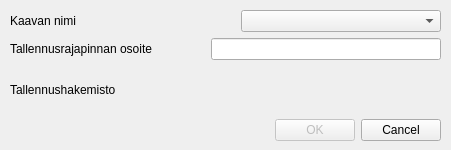
<?xml version="1.0" encoding="UTF-8"?>
<ui version="4.0">
 <class>Dialog</class>
 <widget class="QDialog" name="Dialog">
  <property name="geometry">
   <rect>
    <x>0</x>
    <y>0</y>
    <width>451</width>
    <height>150</height>
   </rect>
  </property>
  <property name="windowTitle">
   <string>Valitse vietävä kaava</string>
  </property>
  <widget class="QWidget" name="layoutWidget">
   <property name="geometry">
    <rect>
     <x>10</x>
     <y>10</y>
     <width>431</width>
     <height>131</height>
    </rect>
   </property>
   <layout class="QVBoxLayout" name="verticalLayout">
    <item>
     <layout class="QHBoxLayout" name="horizontalLayout_2">
      <item>
       <widget class="QLabel" name="label_2">
        <property name="text">
         <string>Kaavan nimi</string>
        </property>
       </widget>
      </item>
      <item>
       <widget class="QComboBox" name="spatialPlanNameComboBox">
        <property name="enabled">
         <bool>true</bool>
        </property>
        <property name="sizePolicy">
         <sizepolicy hsizetype="Preferred" vsizetype="Fixed">
          <horstretch>1</horstretch>
          <verstretch>0</verstretch>
         </sizepolicy>
        </property>
        <property name="maximumSize">
         <size>
          <width>200</width>
          <height>16777215</height>
         </size>
        </property>
       </widget>
      </item>
     </layout>
    </item>
    <item>
     <layout class="QHBoxLayout" name="horizontalLayout">
      <item>
       <widget class="QLabel" name="label">
        <property name="text">
         <string>Tallennusrajapinnan osoite</string>
        </property>
       </widget>
      </item>
      <item>
       <widget class="QLineEdit" name="apiUrlLineEdit">
        <property name="maximumSize">
         <size>
          <width>230</width>
          <height>16777215</height>
         </size>
        </property>
       </widget>
      </item>
     </layout>
    </item>
    <item>
     <layout class="QHBoxLayout" name="horizontalLayout">
      <item>
       <widget class="QLabel" name="label">
        <property name="text">
         <string>Tallennushakemisto</string>
        </property>
       </widget>
      </item>
      <item>
       <widget class="QgsFileWidget" name="exportFileWidget">
        <property name="maximumSize">
         <size>
          <width>230</width>
          <height>16777215</height>
         </size>
        </property>
       </widget>
      </item>
     </layout>
    </item>
    <item>
     <layout class="QHBoxLayout" name="horizontalLayout">
      <item>
       <spacer name="horizontalSpacer">
        <property name="orientation">
         <enum>Qt::Horizontal</enum>
        </property>
        <property name="sizeHint" stdset="0">
         <size>
          <width>40</width>
          <height>20</height>
         </size>
        </property>
       </spacer>
      </item>
      <item>
       <widget class="QPushButton" name="acceptPushButton">
        <property name="enabled">
         <bool>false</bool>
        </property>
        <property name="text">
         <string>OK</string>
        </property>
       </widget>
      </item>
      <item>
       <widget class="QPushButton" name="rejectPushButton">
        <property name="text">
         <string>Cancel</string>
        </property>
       </widget>
      </item>
     </layout>
    </item>
   </layout>
  </widget>
 </widget>
 <customwidgets>
  <customwidget>
   <class>QgsFileWidget</class>
   <extends>QWidget</extends>
   <header>qgsfilewidget.h</header>
  </customwidget>
 </customwidgets>
 <resources/>
 <connections>
  <connection>
   <sender>rejectPushButton</sender>
   <signal>clicked()</signal>
   <receiver>Dialog</receiver>
   <slot>reject()</slot>
   <hints>
    <hint type="sourcelabel">
     <x>569</x>
     <y>101</y>
    </hint>
    <hint type="destinationlabel">
     <x>225</x>
     <y>102</y>
    </hint>
   </hints>
  </connection>
  <connection>
   <sender>acceptPushButton</sender>
   <signal>clicked()</signal>
   <receiver>Dialog</receiver>
   <slot>accept()</slot>
   <hints>
    <hint type="sourcelabel">
     <x>488</x>
     <y>101</y>
    </hint>
    <hint type="destinationlabel">
     <x>225</x>
     <y>102</y>
    </hint>
   </hints>
  </connection>
 </connections>
</ui>
